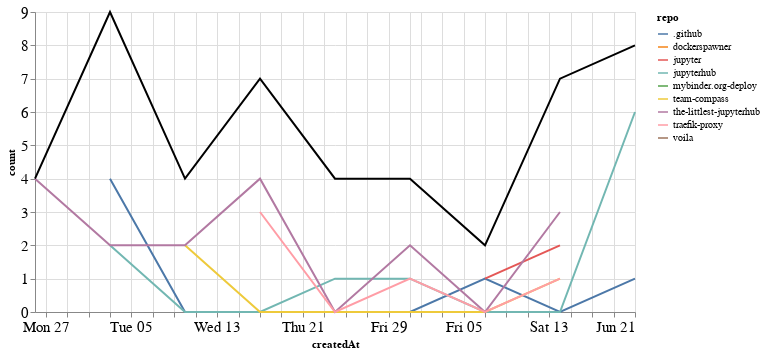

Notebook source saved alongside this figure:
### Markdown cell above
## Comments

### Code cell
comments_time = comments.groupby('repo').resample('W', on='createdAt').count()['author'].reset_index()
comments_time = comments_time.rename(columns={'author': 'count'})
comments_time_total = comments_time.groupby('createdAt').agg({"count": "sum"}).reset_index()
ch1 = alt.Chart(comments_time, width=600).mark_line().encode(
    x='createdAt',
    y='count',
    color='repo',
    tooltip="repo"
)

ch2 = alt.Chart(comments_time_total, width=600).mark_line(color="black").encode(
    x='createdAt',
    y='count',
)

ch1 + ch2

### Figure 1 — Vega-Lite specification as saved in the notebook (floating-point values rounded to 4 significant figures)
{"config": {"axisLeft": {"labelFontSize": 15}, "axisBottom": {"labelFontSize": 15}}, "layer": [{"data": {"name": "data-120941455e8a3dd04cd90e07692746c6"}, "mark": "line", "encoding": {"color": {"type": "nominal", "field": "repo"}, "tooltip": {"type": "nominal", "field": "repo"}, "x": {"type": "temporal", "field": "createdAt"}, "y": {"type": "quantitative", "field": "count"}}, "width": 600}, {"data": {"name": "data-2ce30448feffac8d8e5f2fc3eed1ec71"}, "mark": {"type": "line", "color": "black"}, "encoding": {"x": {"type": "temporal", "field": "createdAt"}, "y": {"type": "quantitative", "field": "count"}}, "width": 600}], "$schema": "https://vega.github.io/schema/vega-lite/v4.8.1.json", "datasets": {"data-120941455e8a3dd04cd90e07692746c6": [{"repo": ".github", "createdAt": "2020-05-03T00:00:00", "count": 4}, {"repo": ".github", "createdAt": "2020-05-10T00:00:00", "count": 0}, {"repo": ".github", "createdAt": "2020-05-17T00:00:00", "count": 0}, {"repo": ".github", "createdAt": "2020-05-24T00:00:00", "count": 0}, {"repo": ".github", "createdAt": "2020-05-31T00:00:00", "count": 0}, {"repo": ".github", "createdAt": "2020-06-07T00:00:00", "count": 1}, {"repo": ".github", "createdAt": "2020-06-14T00:00:00", "count": 0}, {"repo": ".github", "createdAt": "2020-06-21T00:00:00", "count": 1}, {"repo": "dockerspawner", "createdAt": "2020-06-21T00:00:00", "count": 1}, {"repo": "jupyter", "createdAt": "2020-06-07T00:00:00", "count": 1}, {"repo": "jupyter", "createdAt": "2020-06-14T00:00:00", "count": 2}, {"repo": "jupyterhub", "createdAt": "2020-05-03T00:00:00", "count": 2}, {"repo": "jupyterhub", "createdAt": "2020-05-10T00:00:00", "count": 0}, {"repo": "jupyterhub", "createdAt": "2020-05-17T00:00:00", "count": 0}, {"repo": "jupyterhub", "createdAt": "2020-05-24T00:00:00", "count": 1}, {"repo": "jupyterhub", "createdAt": "2020-05-31T00:00:00", "count": 1}, {"repo": "jupyterhub", "createdAt": "2020-06-07T00:00:00", "count": 0}, {"repo": "jupyterhub", "createdAt": "2020-06-14T00:00:00", "count": 0}, {"repo": "jupyterhub", "createdAt": "2020-06-21T00:00:00", "count": 6}, {"repo": "mybinder.org-deploy", "createdAt": "2020-05-24T00:00:00", "count": 3}, {"repo": "team-compass", "createdAt": "2020-05-10T00:00:00", "count": 2}, {"repo": "team-compass", "createdAt": "2020-05-17T00:00:00", "count": 0}, {"repo": "team-compass", "createdAt": "2020-05-24T00:00:00", "count": 0}, {"repo": "team-compass", "createdAt": "2020-05-31T00:00:00", "count": 0}, {"repo": "team-compass", "createdAt": "2020-06-07T00:00:00", "count": 0}, {"repo": "team-compass", "createdAt": "2020-06-14T00:00:00", "count": 1}, {"repo": "the-littlest-jupyterhub", "createdAt": "2020-04-26T00:00:00", "count": 4}, {"repo": "the-littlest-jupyterhub", "createdAt": "2020-05-03T00:00:00", "count": 2}, {"repo": "the-littlest-jupyterhub", "createdAt": "2020-05-10T00:00:00", "count": 2}, {"repo": "the-littlest-jupyterhub", "createdAt": "2020-05-17T00:00:00", "count": 4}, {"repo": "the-littlest-jupyterhub", "createdAt": "2020-05-24T00:00:00", "count": 0}, {"repo": "the-littlest-jupyterhub", "createdAt": "2020-05-31T00:00:00", "count": 2}, {"repo": "the-littlest-jupyterhub", "createdAt": "2020-06-07T00:00:00", "count": 0}, {"repo": "the-littlest-jupyterhub", "createdAt": "2020-06-14T00:00:00", "count": 3}, {"repo": "traefik-proxy", "createdAt": "2020-05-17T00:00:00", "count": 3}, {"repo": "traefik-proxy", "createdAt": "2020-05-24T00:00:00", "count": 0}, {"repo": "traefik-proxy", "createdAt": "2020-05-31T00:00:00", "count": 1}, {"repo": "traefik-proxy", "createdAt": "2020-06-07T00:00:00", "count": 0}, {"repo": "traefik-proxy", "createdAt": "2020-06-14T00:00:00", "count": 1}, {"repo": "voila", "createdAt": "2020-05-03T00:00:00", "count": 1}], "data-2ce30448feffac8d8e5f2fc3eed1ec71": [{"createdAt": "2020-04-26T00:00:00", "count": 4}, {"createdAt": "2020-05-03T00:00:00", "count": 9}, {"createdAt": "2020-05-10T00:00:00", "count": 4}, {"createdAt": "2020-05-17T00:00:00", "count": 7}, {"createdAt": "2020-05-24T00:00:00", "count": 4}, {"createdAt": "2020-05-31T00:00:00", "count": 4}, {"createdAt": "2020-06-07T00:00:00", "count": 2}, {"createdAt": "2020-06-14T00:00:00", "count": 7}, {"createdAt": "2020-06-21T00:00:00", "count": 8}]}}
